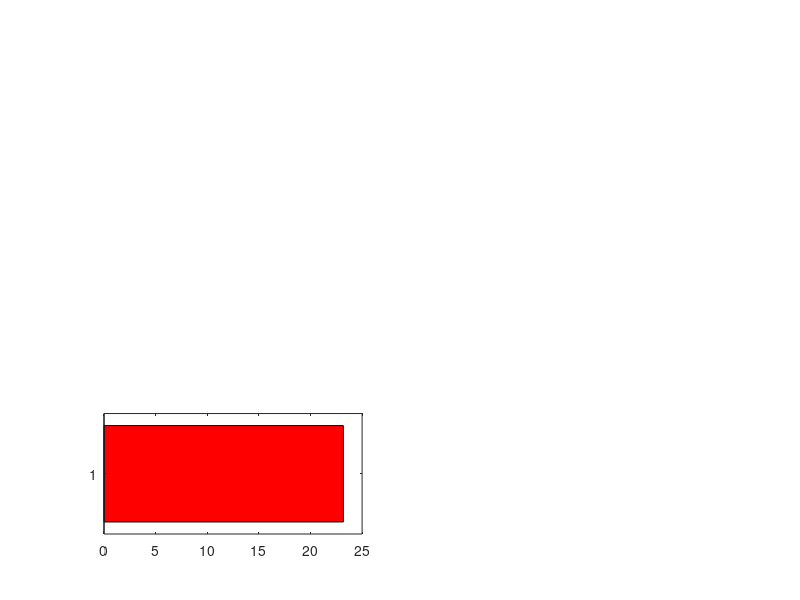

Write MATLAB code to recreate this figure. (Note: this script raises an error after producing the figure.)

% This is a code to generate Fig3E,F
% This code plots the shift in the SN points in the perturbed models
% relative to the unperturbed models. The SN points for the perturbed
% models are stored in 'param_ThrePert_SA0SB0_25pc_OR.mat' and the SN
% points for the unperturbed models are stored in
% 'param_SameSA0SB0_OR.mat'.

clear
clc

load param_ThrePert_SA0SB0_25pc_OR.mat
load param_SameSA0SB0_OR.mat

SNB_OG = SNB(nrr,:);


diff_OG_dir = SNB_OG-SNB_SB0ltSA0;

pc_moved_dir = diff_OG_dir.*100./SNB_OG;

avg_pc_moved_dir = mean(pc_moved_dir);


std_err_dir = std(pc_moved_dir) ./ sqrt(size(pc_moved_dir, 1));

custom_colors = ['r', 'g', 'b','yellow'];

figure(2)
subplot(3,2,5)
bar(avg_pc_moved_dir, 'FaceColor', 'flat');
for i = 1:numel(avg_pc_moved_dir)
    c = custom_colors(i);
    barh(i, avg_pc_moved_dir(i), 'FaceColor', c);
    hold on;
    %errorbar(i, avg_pc_moved_dir(i), std_err_dir(i), 'k', 'LineWidth', 1);
    errorbar(avg_pc_moved_dir(i), i, std_err_dir(i), 'horizontal', 'Color', 'k');
end
hold off;


% Reverse the x-axis
set(gca, 'XDir', 'reverse');

diff_OG_ind = SNB_OG-SNB_SA0ltSB0;

pc_moved_ind = diff_OG_ind.*100./SNB_OG;

avg_pc_moved_ind = mean(pc_moved_ind);


std_err_ind = std(pc_moved_ind) ./ sqrt(size(pc_moved_ind, 1));

subplot(3,2,6)
bar(avg_pc_moved_ind, 'FaceColor', 'flat');
for i = 1:numel(avg_pc_moved_ind)
    c = custom_colors(i);
    barh(i, avg_pc_moved_ind(i), 'FaceColor', c);
    hold on;
    %errorbar(i, avg_pc_moved_ind(i), std_err_ind(i), 'k', 'LineWidth', 1);
    errorbar(avg_pc_moved_ind(i), i, std_err_ind(i), 'horizontal', 'Color', 'k');
end
hold off;



% Reverse the x-axis
set(gca, 'XDir', 'reverse');